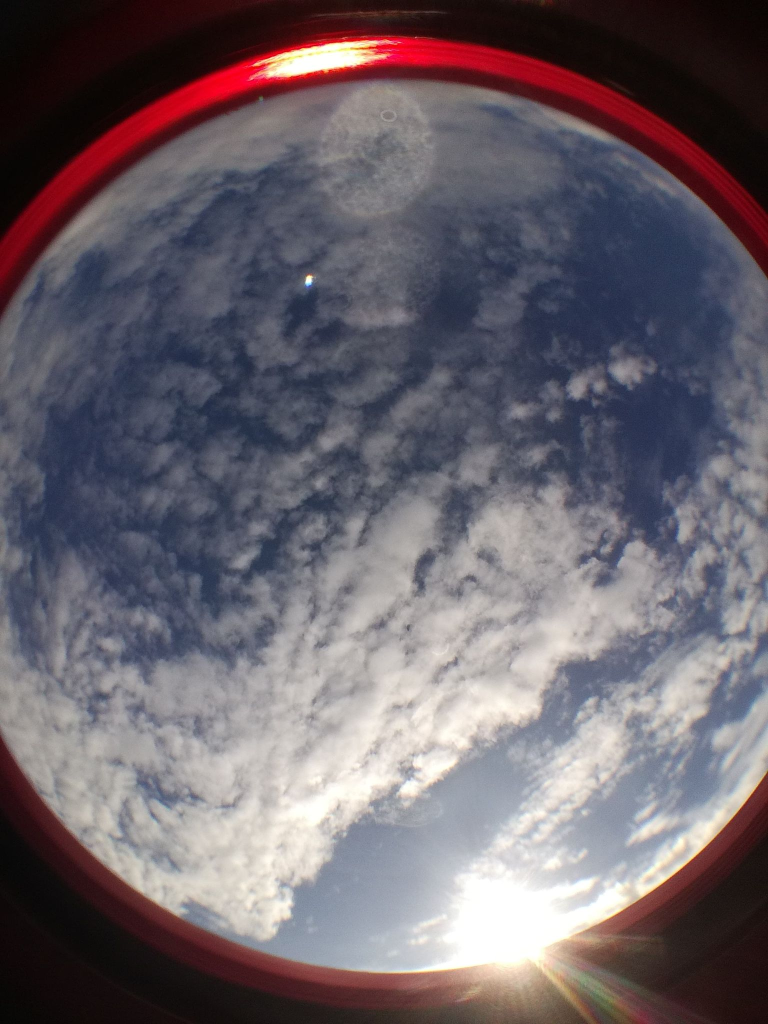
#> input picture hittestress_workshop/rayman_scripts/fisheye_fotos/02_Gent_Sterre.jpg, 1536 x 2048 px (shown at 1/2 size)
$ python -i fisheye_fotos_in_db.py   (imports and definitions only)   (older library calls are emulated)
#> lines starting #> are read from the running program, lines starting #| are printed output that depends on the picture; after the words box and inside, x2 and y2 are one past the last pixel; in counts of white or black regions, pixels touching at a corner belong together
#!/usr/bin/env python3
# -*- coding: utf-8 -*-
"""
Created on Tue Mar 15 10:40:29 2022

@author: thoverga
"""

import os
import pandas as pd
import path_handler as ph
from PIL import Image
import cv2
import copy
import numpy as np


# [1 line not run here, left out]

db_figure_format=ph.fisheye_foto_format

#%%
def format_image(image_path, output_path):
    # Read the image, convert it into grayscale, and make in binary image for threshold value of 1.
#> called with output_path = 'out.png'
    img = cv2.imread(image_path,0)
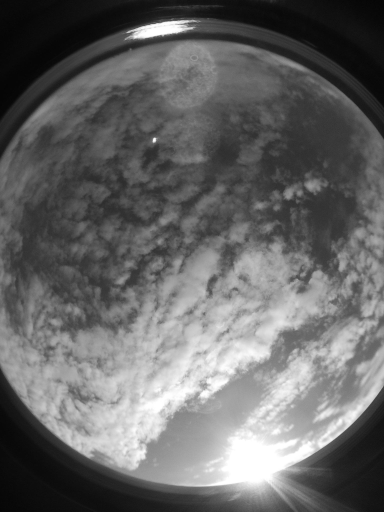
#> img: shape (2048, 1536) (shown at 1/4 size); min 1, max 255, mean 102.1

    # keep a copy of original image
    original = cv2.imread(image_path)
#> original is the input picture: shape (2048, 1536, 3); mean B, G, R 106.5, 98.8, 107

    # use binary threshold, all pixel that are beyond 3 are made white
    _, thresh_original = cv2.threshold(img, 70, 255, cv2.THRESH_BINARY)
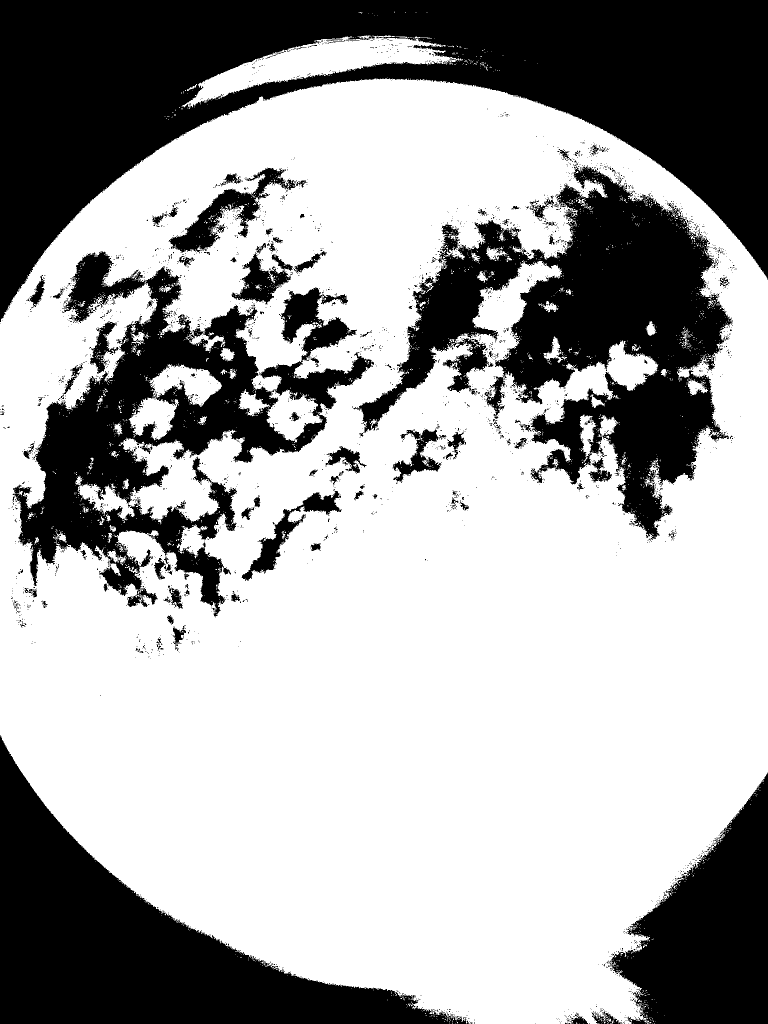
#> thresh_original: shape (2048, 1536) (shown at 1/2 size); 64.4% white; 2926 black regions (2779 under 20 px)
    # plotimg(thresh_original)

    # Now find contours in it.
    thresh = copy.copy(thresh_original)
    contours,hierarchy = cv2.findContours(thresh,cv2.RETR_TREE,cv2.CHAIN_APPROX_SIMPLE)
#> contours = 6501 contours, 6204 with area under 20; largest, box (x1, y1, x2, y2) and area: (0, 157, 1536, 2048) 2425799, (705, 329, 1465, 1081) 220511, (24, 531, 749, 1234) 169772, (363, 71, 919, 218) 25973, (257, 728, 444, 881) 11166

    # [8 lines of commented-out code are left out]
    lst_contours = []
    for cnt in contours:
        ctr = cv2.boundingRect(cnt)
        lst_contours.append(ctr)
#> this loop made 6501 passes
#> ctr on passes 2 to 4: (1305, 2047, 1, 1), (1301, 2047, 1, 1), (1267, 2047, 1, 1)
#> after the loop, lst_contours = 6501 items, first 6: (1308, 2047, 2, 1), (1305, 2047, 1, 1), (1301, 2047, 1, 1), (1267, 2047, 1, 1), (1237, 2047, 1, 1), (1203, 2047, 1, 1)

    #select the biggest boundingbox
    x,y,w,h = sorted(lst_contours, key=lambda coef: coef[3])[-1]
#> x = 0; y = 157; w = 1536; h = 1891


    # draw contours
    ctr = copy.copy(original)
    cv2.rectangle(ctr, (x,y),(x+w,y+h),(0,255,0),2)
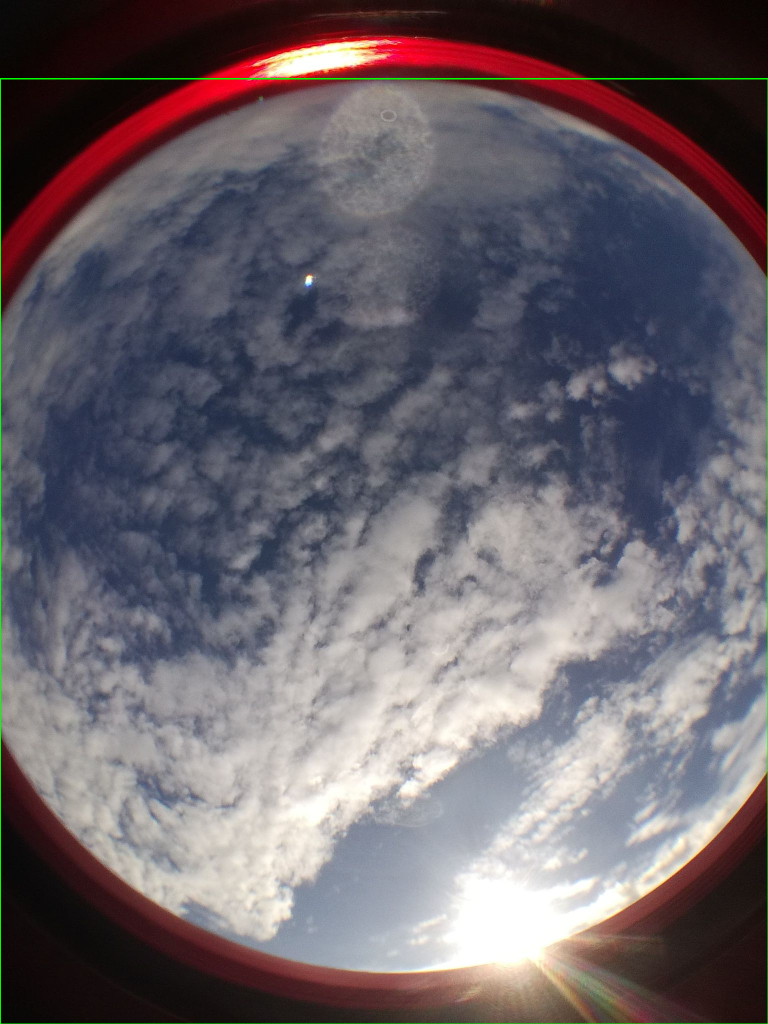
#> ctr: shape (2048, 1536, 3) (shown at 1/2 size); 0.38% of pixels changed, all inside (x1, y1, x2, y2) = (0, 156, 1536, 2048)


    #crop image to boundingbox
    cropped_img = original[y:y+h, x:x+w]
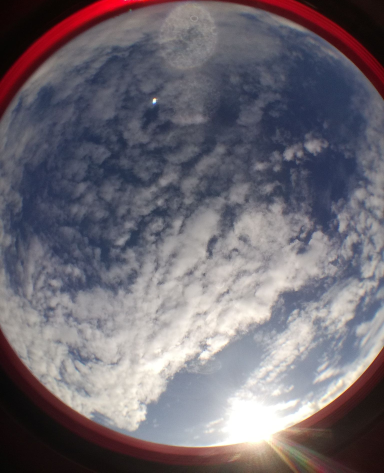
#> cropped_img: shape (1891, 1536, 3) (shown at 1/4 size); mean B, G, R 113.6, 105.3, 111.1


    #resize image to square 1000 X 1000
    def resizeAndPad(img, size, padColor=0):
#> called with size = (1000, 1000), padColor = 127
        h, w = img.shape[:2]
        sh, sw = size

        # interpolation method
        if h > sh or w > sw: # shrinking image
            interp = cv2.INTER_AREA
        else: # stretching image
            interp = cv2.INTER_CUBIC

        # aspect ratio of image
        aspect = w/h  # if on Python 2, you might need to cast as a float: float(w)/h

        # compute scaling and pad sizing
        if aspect > 1: # horizontal image
            new_w = sw
            new_h = np.round(new_w/aspect).astype(int)
            pad_vert = (sh-new_h)/2
            pad_top, pad_bot = np.floor(pad_vert).astype(int), np.ceil(pad_vert).astype(int)
            pad_left, pad_right = 0, 0
        elif aspect < 1: # vertical image
            new_h = sh
            new_w = np.round(new_h*aspect).astype(int)
            pad_horz = (sw-new_w)/2
            pad_left, pad_right = np.floor(pad_horz).astype(int), np.ceil(pad_horz).astype(int)
            pad_top, pad_bot = 0, 0
        else: # square image
            new_h, new_w = sh, sw
            pad_left, pad_right, pad_top, pad_bot = 0, 0, 0, 0

        # set pad color
        if len(img.shape) == 3 and not isinstance(padColor, (list, tuple, np.ndarray)): # color image but only one color provided
            padColor = [padColor]*3

        # scale and pad
        scaled_img = cv2.resize(img, (new_w, new_h), interpolation=interp)
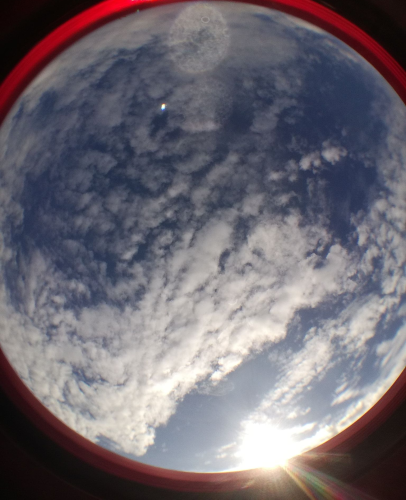
#> scaled_img: shape (1000, 812, 3) (shown at 1/2 size); mean B, G, R 113.6, 105.3, 111.1
        scaled_img = cv2.copyMakeBorder(scaled_img, pad_top, pad_bot, pad_left, pad_right, borderType=cv2.BORDER_CONSTANT, value=padColor)
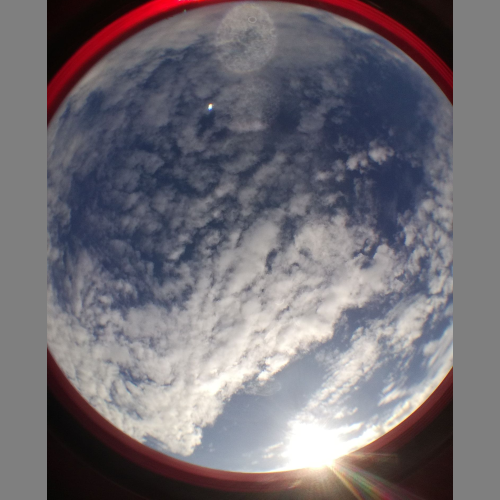
#> scaled_img: shape (1000, 1000, 3) (shown at 1/2 size); mean B, G, R 116.2, 109.4, 114.1

        return scaled_img


    scaled_cropped_img = resizeAndPad(cropped_img, (1000,1000), 127)
    # plotimg(scaled_cropped_img)

    #write to BMP file
    cv2.imwrite(output_path, scaled_cropped_img)
    return


#%% List all files in the fisheyedir and link them to a stationname


files = os.listdir(ph.fisheye_fotos_dir)


bmpfiles = [s for s in files if '.bmp' in s]
fotofiles = [s for s in files if s not in bmpfiles]


vlinderlijst = ['Vlinder'+str(number).zfill(2) for number in ph.stationnumbers]

# [1 line not run here, left out]
fotofilesdict = {}
# [30 lines not run here, left out]

>>> result = format_image('rayman_scripts/fisheye_fotos/02_Gent_Sterre.jpg', 'out.png')

$ run again, on hittestress_workshop/rayman_scripts/fisheye_fotos/24_Eeklo_HetLeen.jpg
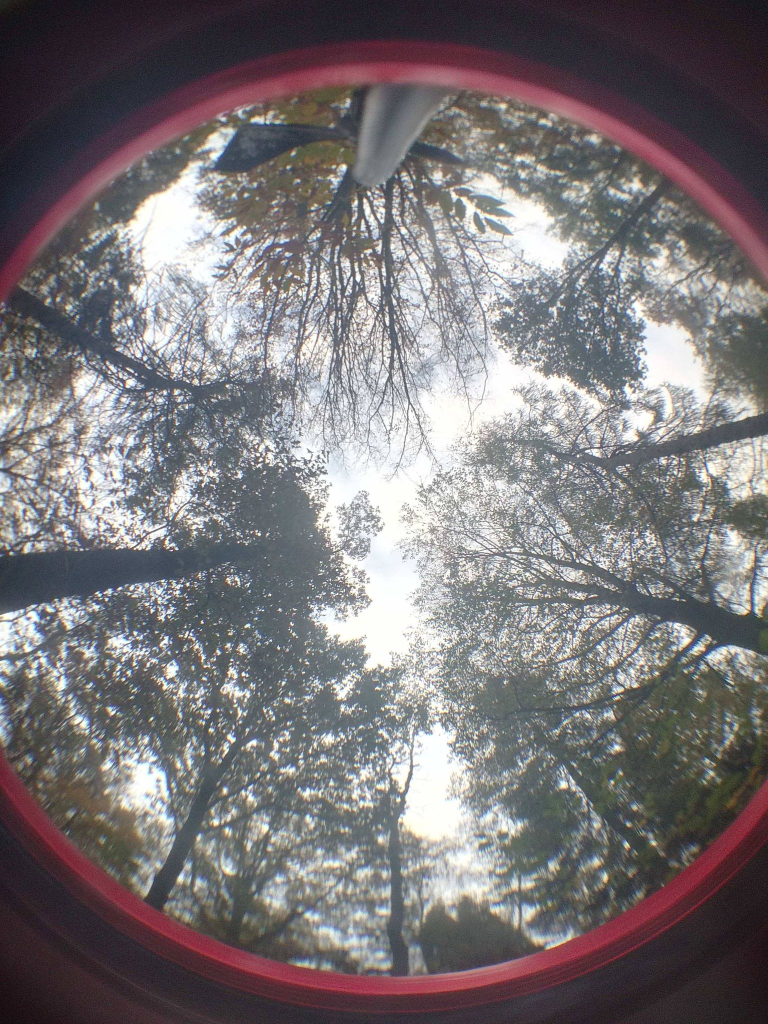
#> input picture hittestress_workshop/rayman_scripts/fisheye_fotos/24_Eeklo_HetLeen.jpg, 1536 x 2048 px (shown at 1/2 size)
#> in format_image, original is the input picture: shape (2048, 1536, 3); mean B, G, R 120.1, 117.5, 122.4
#> in format_image, `_, thresh_original = cv2.threshold(img, 70, 255, cv2.THRESH_BINARY)`:
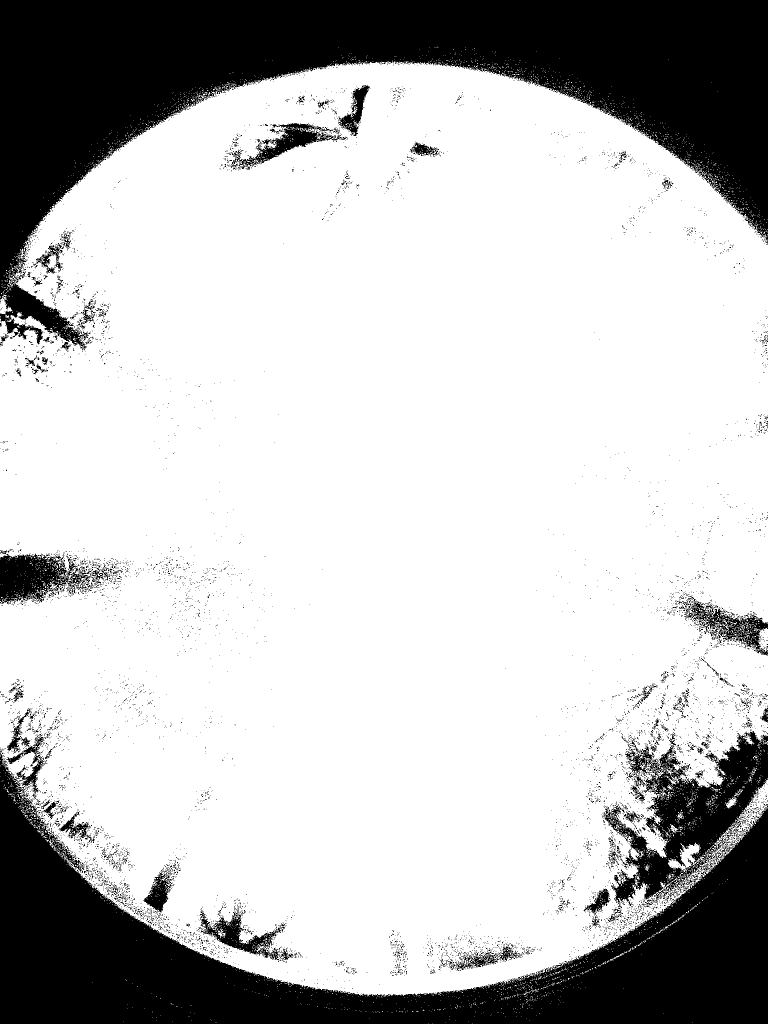
#> thresh_original: shape (2048, 1536) (shown at 1/2 size); 75.7% white; 7153 black regions (6979 under 20 px)
#> contours = 13477 contours, 13082 with area under 20; largest, box (x1, y1, x2, y2) and area: (0, 121, 1536, 1994) 2412365, (399, 1820, 558, 1921) 5665, (476, 245, 677, 336) 5594, (676, 169, 741, 273) 2516, (285, 1744, 345, 1826) 2396
#> the loop in format_image, `for cnt in contours:` made 13477 passes
#> ctr on passes 1 to 3: (944, 2047, 1, 1), (865, 2047, 1, 1), (856, 2046, 1, 1)
#> after the loop in format_image, `for cnt in contours:`: lst_contours = 13477 items, first 6: (944, 2047, 1, 1), (865, 2047, 1, 1), (856, 2046, 1, 1), (1384, 2045, 1, 1), (890, 2044, 1, 1), (431, 2044, 2, 1)
#> in format_image, `x,y,w,h = sorted(lst_contours, key=lambda coef: coef[3])[-1]`: x = 0; y = 121; w = 1536; h = 1873
#> in resizeAndPad, `scaled_img = cv2.copyMakeBorder(scaled_img, pad_top, pad_bot, pad_left..`:
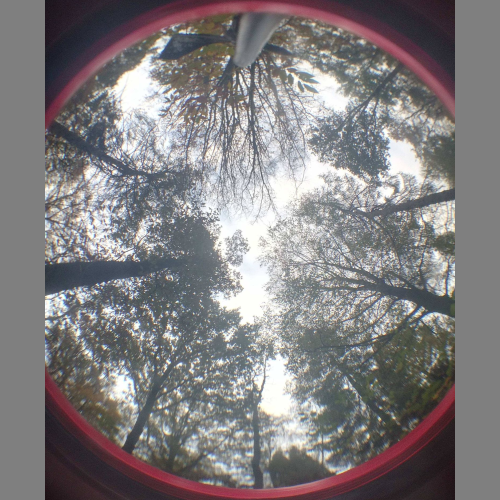
#> scaled_img: shape (1000, 1000, 3) (shown at 1/2 size); mean B, G, R 127.3, 125.5, 129.1

$ run again, on hittestress_workshop/rayman_scripts/fisheye_fotos/27_Gent_centrum.jpg
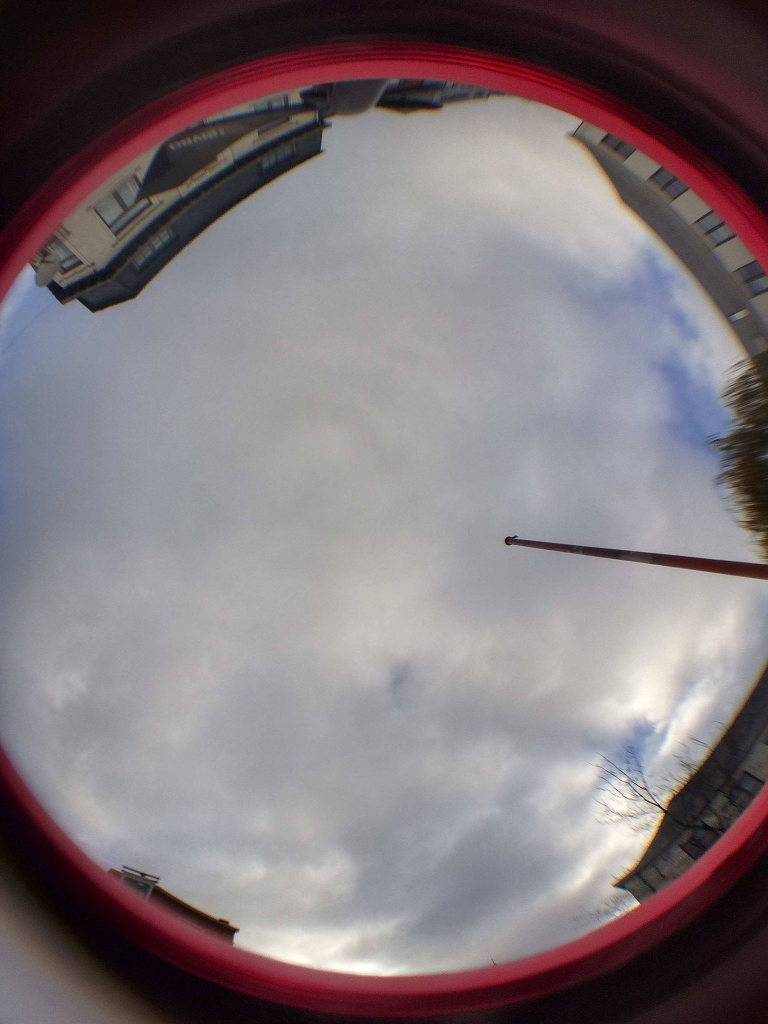
#> input picture hittestress_workshop/rayman_scripts/fisheye_fotos/27_Gent_centrum.jpg, 1536 x 2048 px (shown at 1/2 size)
#> in format_image, original is the input picture: shape (2048, 1536, 3); mean B, G, R 123.7, 119, 128.7
#> in format_image, `_, thresh_original = cv2.threshold(img, 70, 255, cv2.THRESH_BINARY)`:
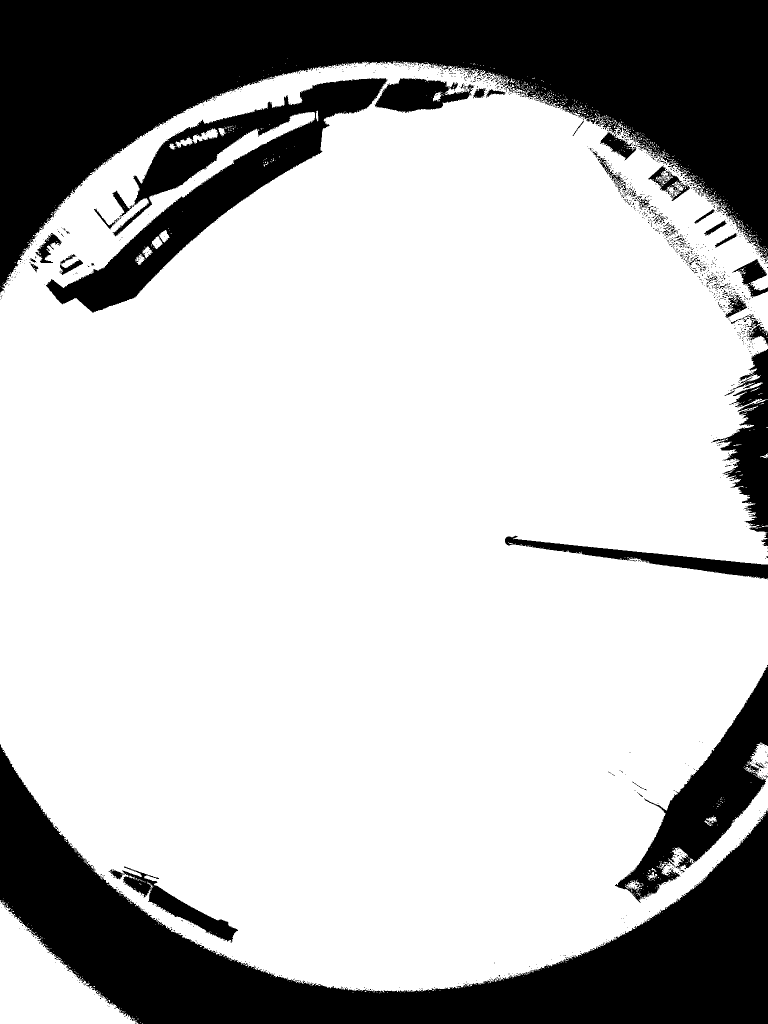
#> thresh_original: shape (2048, 1536) (shown at 1/2 size); 73.6% white; 1405 black regions (1341 under 20 px)
#> contours = 2997 contours, 2858 with area under 20; largest, box (x1, y1, x2, y2) and area: (0, 122, 1536, 1987) 2380044, (91, 155, 776, 627) 79896, (0, 1800, 277, 2048) 31386, (749, 155, 945, 227) 8622, (243, 1732, 477, 1886) 8010
#> the loop in format_image, `for cnt in contours:` made 2997 passes
#> ctr on passes 4 to 6: (264, 2035, 6, 4), (272, 2032, 1, 1), (264, 2032, 1, 1)
#> after the loop in format_image, `for cnt in contours:`: lst_contours = 2997 items, first 6: (284, 2047, 2, 1), (280, 2044, 1, 2), (275, 2037, 2, 2), (264, 2035, 6, 4), (272, 2032, 1, 1), (264, 2032, 1, 1)
#> in format_image, `x,y,w,h = sorted(lst_contours, key=lambda coef: coef[3])[-1]`: x = 0; y = 122; w = 1536; h = 1865
#> in resizeAndPad, `scaled_img = cv2.copyMakeBorder(scaled_img, pad_top, pad_bot, pad_left..`:
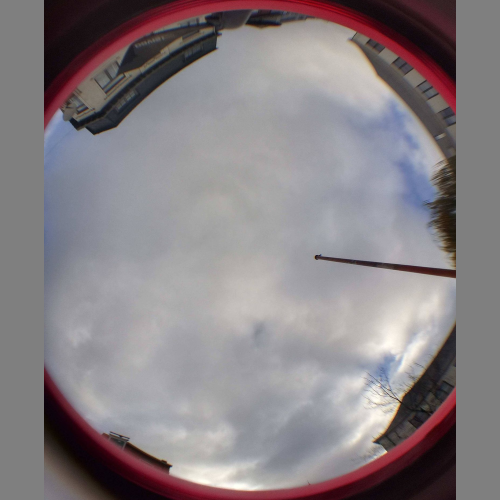
#> scaled_img: shape (1000, 1000, 3) (shown at 1/2 size); mean B, G, R 132.2, 128.3, 135.4
